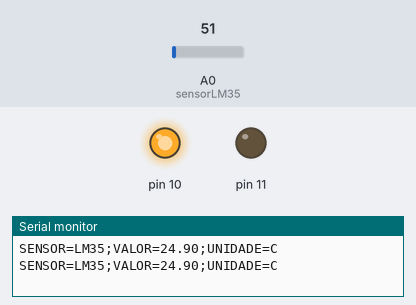
Simulated run of this sketch. Board: Arduino Uno, built with avr-gcc and run on an emulated ATmega328P. On the bench: output pins drawn as LEDs (lit = HIGH), the last lines printed to the serial monitor. Inputs (shaded band) come from the test bench; at power-on: A0 (sensorLM35) = 51.

Above: at 1.8 s.
1.9 s: A0 (sensorLM35) set to 63
At 2.3 s:
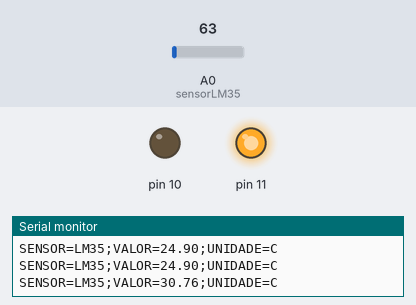
3.5 s: A0 (sensorLM35) set to 30
At 5.1 s:
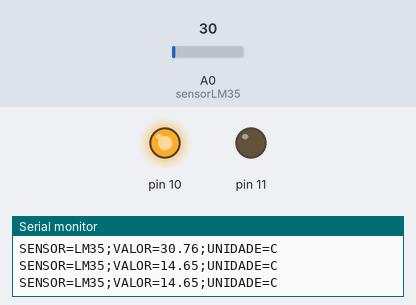
5.5 s: A0 (sensorLM35) set to 61
At 6.7 s:
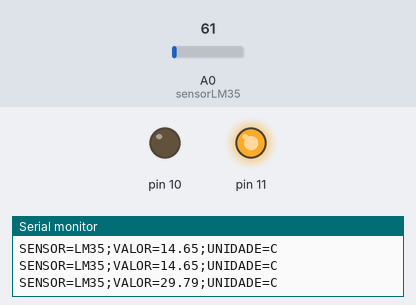
Timing chart, 0 to 8.5 s (numbered marks = the images above; inputs shaded):
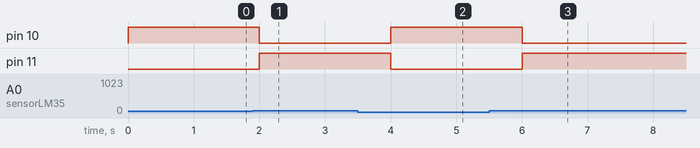

The sketch:

arduino_lm35_interface.ino
```cpp
/* Projeto Medidor de Temperatura - LM35 */

int tempPadrao = 28;
const int sensorLM35 = A0;

void setup() {
  Serial.begin(9600);
  pinMode(10, OUTPUT);
  pinMode(11, OUTPUT);
}

void loop() {
  int valorSensor = analogRead(sensorLM35);
  float tensao = valorSensor * (5.0 / 1024.0);
  float temperaturaC = tensao * 100.0;

  // Formato estruturado para o app Python
  Serial.print("SENSOR=LM35;VALOR=");
  Serial.print(temperaturaC, 2);
  Serial.println(";UNIDADE=C");

  if (temperaturaC < tempPadrao) {
    digitalWrite(10, HIGH);
    digitalWrite(11, LOW);
  } else {
    digitalWrite(10, LOW);
    digitalWrite(11, HIGH);
  }

  delay(1000);
}
```

Measured:
- the behaviour switches between 57 and 58 on A0 (sensorLM35) (found by bisection; images 0 and 1)
- after the input at 1.9 s, pin 10: HIGH → LOW after 0.10 s; pin 11: LOW → HIGH after 0.10 s
- after the input at 3.5 s, pin 10: LOW → HIGH after 0.50 s; pin 11: HIGH → LOW after 0.50 s
- after the input at 5.5 s, pin 10: HIGH → LOW after 0.51 s; pin 11: LOW → HIGH after 0.51 s
